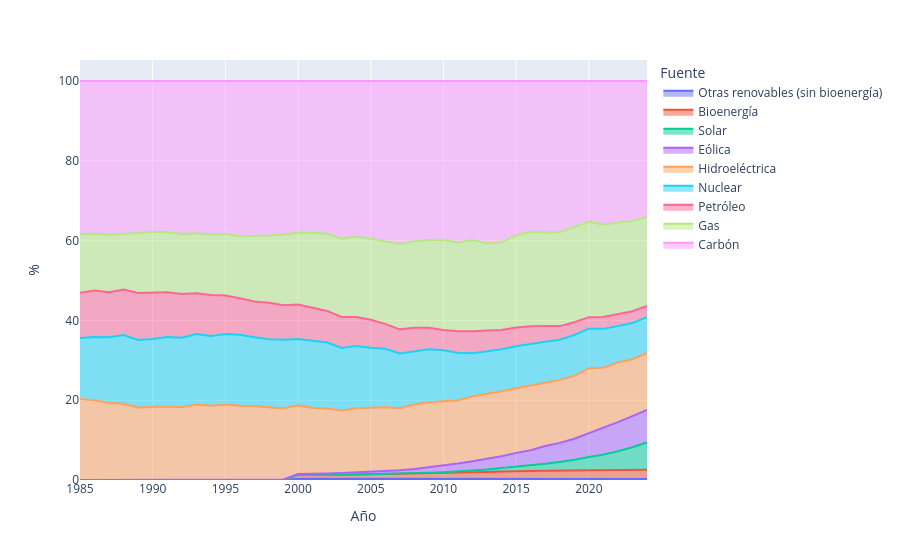

The notebook cell this image was saved under:
### Code cell
#| label: fig-elec-fuente-pct
#| fig-cap: "Contribución de la generación eléctrica por fuente (porcentajes)"
df = pd.read_csv('https://ourworldindata.org/grapher/electricity-prod-source-stacked.csv?v=1&csvType=full&useColumnShortNames=true', storage_options={'User-Agent': 'Our World In Data data fetch/1.0'})
df_elec = df[df['entity'] == 'World'].copy()
col_map = {
    'other_renewables_excluding_bioenergy_generation__twh_chart_electricity_prod_source_stacked': 'Otras renovables (sin bioenergía)',
    'bioenergy_generation__twh_chart_electricity_prod_source_stacked': 'Bioenergía',
    'solar_generation__twh_chart_electricity_prod_source_stacked': 'Solar',
    'wind_generation__twh_chart_electricity_prod_source_stacked': 'Eólica',
    'hydro_generation__twh_chart_electricity_prod_source_stacked': 'Hidroeléctrica',
    'nuclear_generation__twh_chart_electricity_prod_source_stacked': 'Nuclear',
    'oil_generation__twh_chart_electricity_prod_source_stacked': 'Petróleo',
    'gas_generation__twh_chart_electricity_prod_source_stacked': 'Gas',
    'coal_generation__twh_chart_electricity_prod_source_stacked': 'Carbón'
}
source_cols = [c for c in df_elec.columns if c in col_map]
df_elec = df_elec.rename(columns=col_map)
source_cols_es = [col_map[c] for c in source_cols]
fig = px.area(df_elec, x='year', y=source_cols_es, groupnorm='percent', labels={'year': 'Año', 'value': '%', 'variable': 'Fuente'})
fig.update_layout(hovermode='x unified')
fig.show()

### Figure 1 — Plotly figure (JSON) as saved in the notebook; plotly's stock layout.template omitted (floating-point values rounded to 4 significant figures)
{"data": [{"fillpattern": {"shape": ""}, "groupnorm": "percent", "hovertemplate": "Fuente=Otras renovables (sin bioenergía)<br>Año=%{x}<br>%=%{y}<extra></extra>", "legendgroup": "Otras renovables (sin bioenergía)", "line": {"color": "#636efa"}, "marker": {"symbol": "circle"}, "mode": "lines", "name": "Otras renovables (sin bioenergía)", "orientation": "v", "showlegend": true, "stackgroup": "1", "type": "scatter", "x": [1985, 1986, 1987, 1988, 1989, 1990, 1991, 1992, 1993, 1994, 1995, 1996, 1997, 1998, 1999, 2000, 2001, 2002, 2003, 2004, 2005, 2006, 2007, 2008, 2009, 2010, 2011, 2012, 2013, 2014, 2015, 2016, 2017, 2018, 2019, 2020, 2021, 2022, 2023, 2024], "xaxis": "x", "y": [0.0, 0.0, 0.0, 0.0, 0.0, 0.0, 0.0, 0.0, 0.0, 0.0, 0.0, 0.0, 0.0, 0.0, 0.0, 43.65, 44.15, 45.83, 46.61, 48.26, 48.59, 50.76, 52.81, 56.59, 58.66, 59.71, 61.08, 62.83, 64.32, 69.53, 73.08, 75.87, 78.82, 81.71, 82.95, 86.12, 86.33, 87.91, 87.83, 86.98], "yaxis": "y"}, {"fillpattern": {"shape": ""}, "groupnorm": "percent", "hovertemplate": "Fuente=Bioenergía<br>Año=%{x}<br>%=%{y}<extra></extra>", "legendgroup": "Bioenergía", "line": {"color": "#EF553B"}, "marker": {"symbol": "circle"}, "mode": "lines", "name": "Bioenergía", "orientation": "v", "showlegend": true, "stackgroup": "1", "type": "scatter", "x": [1985, 1986, 1987, 1988, 1989, 1990, 1991, 1992, 1993, 1994, 1995, 1996, 1997, 1998, 1999, 2000, 2001, 2002, 2003, 2004, 2005, 2006, 2007, 2008, 2009, 2010, 2011, 2012, 2013, 2014, 2015, 2016, 2017, 2018, 2019, 2020, 2021, 2022, 2023, 2024], "xaxis": "x", "y": [0.0, 0.0, 0.0, 0.0, 0.0, 0.0, 0.0, 0.0, 0.0, 0.0, 0.0, 0.0, 0.0, 0.0, 0.0, 154.4, 149.7, 163.0, 176.5, 192.5, 212.9, 226.7, 249.3, 266.3, 286.5, 327.1, 345.2, 374.1, 406.6, 442.8, 472.3, 482.4, 507.9, 538.3, 566.7, 601.8, 655.7, 669.8, 682.6, 704.8], "yaxis": "y"}, {"fillpattern": {"shape": ""}, "groupnorm": "percent", "hovertemplate": "Fuente=Solar<br>Año=%{x}<br>%=%{y}<extra></extra>", "legendgroup": "Solar", "line": {"color": "#00cc96"}, "marker": {"symbol": "circle"}, "mode": "lines", "name": "Solar", "orientation": "v", "showlegend": true, "stackgroup": "1", "type": "scatter", "x": [1985, 1986, 1987, 1988, 1989, 1990, 1991, 1992, 1993, 1994, 1995, 1996, 1997, 1998, 1999, 2000, 2001, 2002, 2003, 2004, 2005, 2006, 2007, 2008, 2009, 2010, 2011, 2012, 2013, 2014, 2015, 2016, 2017, 2018, 2019, 2020, 2021, 2022, 2023, 2024], "xaxis": "x", "y": [0.01175, 0.01518, 0.0106, 0.0102, 0.2622, 0.3882, 0.5052, 0.4666, 0.5567, 0.597, 0.6389, 0.6992, 0.7497, 0.8119, 0.9053, 1.03, 1.37, 1.71, 2.1, 2.78, 3.94, 5.41, 7.28, 11.84, 19.81, 32.21, 63.61, 96.98, 131.9, 197.8, 256.4, 327.8, 445.0, 575.2, 705.3, 857.4, 1054.0, 1330.0, 1661.0, 2128.0], "yaxis": "y"}, {"fillpattern": {"shape": ""}, "groupnorm": "percent", "hovertemplate": "Fuente=Eólica<br>Año=%{x}<br>%=%{y}<extra></extra>", "legendgroup": "Eólica", "line": {"color": "#ab63fa"}, "marker": {"symbol": "circle"}, "mode": "lines", "name": "Eólica", "orientation": "v", "showlegend": true, "stackgroup": "1", "type": "scatter", "x": [1985, 1986, 1987, 1988, 1989, 1990, 1991, 1992, 1993, 1994, 1995, 1996, 1997, 1998, 1999, 2000, 2001, 2002, 2003, 2004, 2005, 2006, 2007, 2008, 2009, 2010, 2011, 2012, 2013, 2014, 2015, 2016, 2017, 2018, 2019, 2020, 2021, 2022, 2023, 2024], "xaxis": "x", "y": [0.06422, 0.1388, 0.1954, 0.3316, 2.65, 3.632, 4.086, 4.733, 5.704, 7.132, 8.272, 9.216, 12.03, 15.93, 21.23, 31.14, 38.18, 52.22, 63.19, 85.46, 104.4, 133.2, 171.1, 220.8, 276.2, 345.9, 439.9, 529.2, 634.1, 706.0, 829.5, 960.2, 1139.0, 1268.0, 1421.0, 1591.0, 1857.0, 2107.0, 2313.0, 2505.0], "yaxis": "y"}, {"fillpattern": {"shape": ""}, "groupnorm": "percent", "hovertemplate": "Fuente=Hidroeléctrica<br>Año=%{x}<br>%=%{y}<extra></extra>", "legendgroup": "Hidroeléctrica", "line": {"color": "#FFA15A"}, "marker": {"symbol": "circle"}, "mode": "lines", "name": "Hidroeléctrica", "orientation": "v", "showlegend": true, "stackgroup": "1", "type": "scatter", "x": [1985, 1986, 1987, 1988, 1989, 1990, 1991, 1992, 1993, 1994, 1995, 1996, 1997, 1998, 1999, 2000, 2001, 2002, 2003, 2004, 2005, 2006, 2007, 2008, 2009, 2010, 2011, 2012, 2013, 2014, 2015, 2016, 2017, 2018, 2019, 2020, 2021, 2022, 2023, 2024], "xaxis": "x", "y": [1979.0, 2006.0, 2033.0, 2098.0, 2088.0, 2159.0, 2209.0, 2208.0, 2341.0, 2356.0, 2483.0, 2517.0, 2561.0, 2581.0, 2600.0, 2630.0, 2564.0, 2612.0, 2612.0, 2803.0, 2912.0, 3018.0, 3063.0, 3245.0, 3241.0, 3428.0, 3488.0, 3660.0, 3791.0, 3871.0, 3882.0, 4015.0, 4054.0, 4177.0, 4228.0, 4347.0, 4289.0, 4323.0, 4232.0, 4420.0], "yaxis": "y"}, {"fillpattern": {"shape": ""}, "groupnorm": "percent", "hovertemplate": "Fuente=Nuclear<br>Año=%{x}<br>%=%{y}<extra></extra>", "legendgroup": "Nuclear", "line": {"color": "#19d3f3"}, "marker": {"symbol": "circle"}, "mode": "lines", "name": "Nuclear", "orientation": "v", "showlegend": true, "stackgroup": "1", "type": "scatter", "x": [1985, 1986, 1987, 1988, 1989, 1990, 1991, 1992, 1993, 1994, 1995, 1996, 1997, 1998, 1999, 2000, 2001, 2002, 2003, 2004, 2005, 2006, 2007, 2008, 2009, 2010, 2011, 2012, 2013, 2014, 2015, 2016, 2017, 2018, 2019, 2020, 2021, 2022, 2023, 2024], "xaxis": "x", "y": [1489.0, 1595.0, 1735.0, 1891.0, 1945.0, 2001.0, 2096.0, 2112.0, 2185.0, 2226.0, 2323.0, 2407.0, 2390.0, 2431.0, 2524.0, 2540.0, 2613.0, 2655.0, 2601.0, 2719.0, 2727.0, 2762.0, 2703.0, 2695.0, 2657.0, 2726.0, 2610.0, 2432.0, 2449.0, 2499.0, 2533.0, 2571.0, 2594.0, 2659.0, 2754.0, 2648.0, 2762.0, 2640.0, 2699.0, 2779.0], "yaxis": "y"}, {"fillpattern": {"shape": ""}, "groupnorm": "percent", "hovertemplate": "Fuente=Petróleo<br>Año=%{x}<br>%=%{y}<extra></extra>", "legendgroup": "Petróleo", "line": {"color": "#FF6692"}, "marker": {"symbol": "circle"}, "mode": "lines", "name": "Petróleo", "orientation": "v", "showlegend": true, "stackgroup": "1", "type": "scatter", "x": [1985, 1986, 1987, 1988, 1989, 1990, 1991, 1992, 1993, 1994, 1995, 1996, 1997, 1998, 1999, 2000, 2001, 2002, 2003, 2004, 2005, 2006, 2007, 2008, 2009, 2010, 2011, 2012, 2013, 2014, 2015, 2016, 2017, 2018, 2019, 2020, 2021, 2022, 2023, 2024], "xaxis": "x", "y": [1111.0, 1168.0, 1183.0, 1257.0, 1350.0, 1366.0, 1351.0, 1330.0, 1269.0, 1304.0, 1262.0, 1247.0, 1245.0, 1296.0, 1268.0, 1324.0, 1285.0, 1271.0, 1296.0, 1263.0, 1278.0, 1176.0, 1196.0, 1172.0, 1071.0, 1079.0, 1187.0, 1239.0, 1197.0, 1144.0, 1133.0, 1085.0, 993.9, 908.6, 854.9, 776.3, 842.2, 888.3, 872.1, 869.8], "yaxis": "y"}, {"fillpattern": {"shape": ""}, "groupnorm": "percent", "hovertemplate": "Fuente=Gas<br>Año=%{x}<br>%=%{y}<extra></extra>", "legendgroup": "Gas", "line": {"color": "#B6E880"}, "marker": {"symbol": "circle"}, "mode": "lines", "name": "Gas", "orientation": "v", "showlegend": true, "stackgroup": "1", "type": "scatter", "x": [1985, 1986, 1987, 1988, 1989, 1990, 1991, 1992, 1993, 1994, 1995, 1996, 1997, 1998, 1999, 2000, 2001, 2002, 2003, 2004, 2005, 2006, 2007, 2008, 2009, 2010, 2011, 2012, 2013, 2014, 2015, 2016, 2017, 2018, 2019, 2020, 2021, 2022, 2023, 2024], "xaxis": "x", "y": [1426.0, 1433.0, 1517.0, 1541.0, 1729.0, 1789.0, 1814.0, 1828.0, 1862.0, 1924.0, 2035.0, 2100.0, 2270.0, 2408.0, 2600.0, 2746.0, 2915.0, 3105.0, 3256.0, 3503.0, 3681.0, 3901.0, 4219.0, 4361.0, 4382.0, 4808.0, 4866.0, 5161.0, 5058.0, 5214.0, 5540.0, 5850.0, 5974.0, 6225.0, 6401.0, 6382.0, 6557.0, 6630.0, 6716.0, 6900.0], "yaxis": "y"}, {"fillpattern": {"shape": ""}, "groupnorm": "percent", "hovertemplate": "Fuente=Carbón<br>Año=%{x}<br>%=%{y}<extra></extra>", "legendgroup": "Carbón", "line": {"color": "#FF97FF"}, "marker": {"symbol": "circle"}, "mode": "lines", "name": "Carbón", "orientation": "v", "showlegend": true, "stackgroup": "1", "type": "scatter", "x": [1985, 1986, 1987, 1988, 1989, 1990, 1991, 1992, 1993, 1994, 1995, 1996, 1997, 1998, 1999, 2000, 2001, 2002, 2003, 2004, 2005, 2006, 2007, 2008, 2009, 2010, 2011, 2012, 2013, 2014, 2015, 2016, 2017, 2018, 2019, 2020, 2021, 2022, 2023, 2024], "xaxis": "x", "y": [3748.0, 3839.0, 4058.0, 4201.0, 4377.0, 4460.0, 4557.0, 4650.0, 4728.0, 4892.0, 5039.0, 5279.0, 5396.0, 5511.0, 5631.0, 5809.0, 5891.0, 6144.0, 6575.0, 6797.0, 7167.0, 7567.0, 8052.0, 8074.0, 7951.0, 8458.0, 8911.0, 8960.0, 9424.0, 9604.0, 9284.0, 9328.0, 9655.0, 10030.0, 9827.0, 9438.0, 10160.0, 10240.0, 10400.0, 10540.0], "yaxis": "y"}], "layout": {"hovermode": "x unified", "legend": {"title": {"text": "Fuente"}, "tracegroupgap": 0}, "margin": {"t": 60}, "xaxis": {"anchor": "y", "domain": [0, 1], "title": {"text": "Año"}}, "yaxis": {"anchor": "x", "domain": [0, 1], "title": {"text": "%"}}}}
